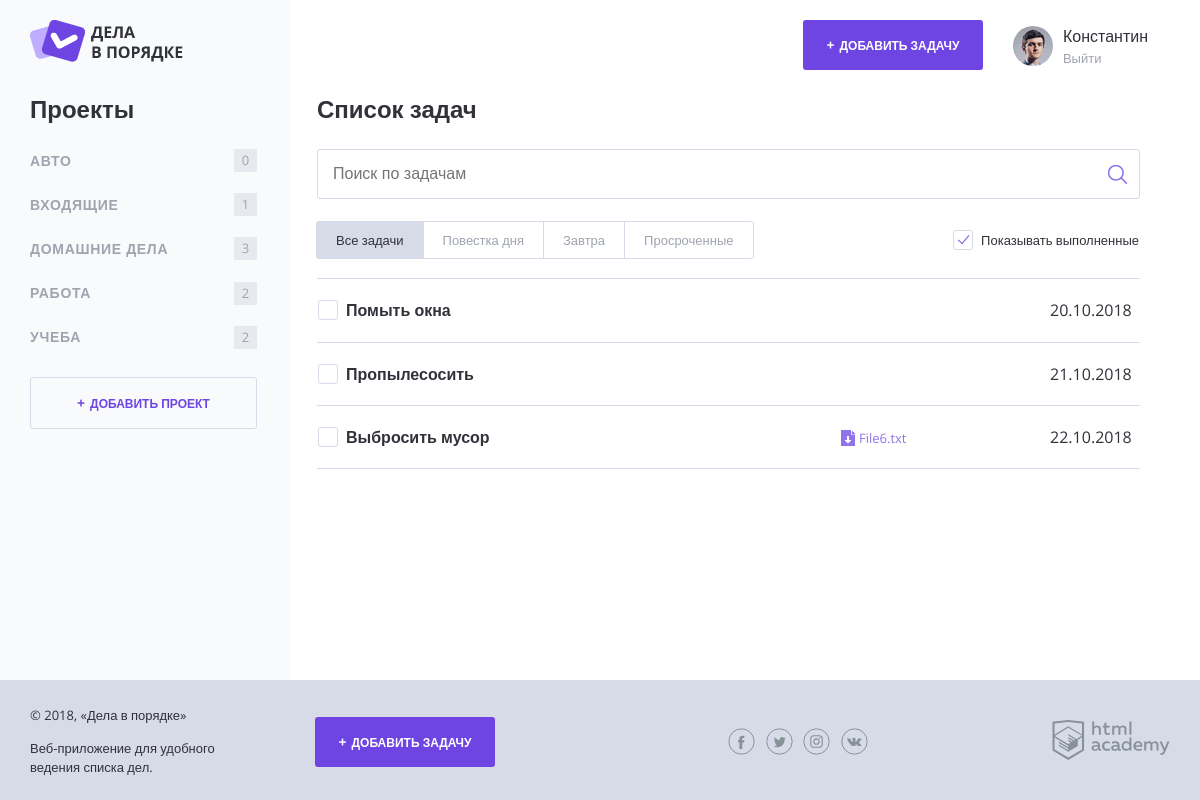
Screenshot of /?project_id=4 with the database file from the repository.
### tables this page shows
CREATE TABLE IF NOT EXISTS `projects` (
  `id` int(10) unsigned NOT NULL AUTO_INCREMENT COMMENT 'Идентификатор',
  `id_user` int(10) unsigned NOT NULL COMMENT 'Идентификатор Пользователя',
  `project_name` varchar(255) NOT NULL COMMENT 'Наименование Проекта',
  PRIMARY KEY (`id`),
  KEY `FK_projects_users` (`id_user`),
  FULLTEXT KEY `project_name` (`project_name`),
  CONSTRAINT `FK_projects_users` FOREIGN KEY (`id_user`) REFERENCES `users` (`id`)
);

CREATE TABLE IF NOT EXISTS `tasks` (
  `id` int(10) unsigned NOT NULL AUTO_INCREMENT COMMENT 'Идентификатор',
  `id_user` int(10) unsigned NOT NULL COMMENT 'Идентификатор Пользователя',
  `id_project` int(10) unsigned NOT NULL COMMENT 'Идентификатор Проекта',
  `date_create` datetime NOT NULL COMMENT 'Дата создания Задачи',
  `date_completion` datetime NOT NULL COMMENT 'Дата и время, когда задача была выполнена',
  `status` bit(1) NOT NULL DEFAULT b'0' COMMENT 'Число (1 или 0), означающее, была ли выполнена задача. По умолчанию ноль.',
  `task_name` varchar(255) NOT NULL COMMENT 'Название задачи',
  `file_name` varchar(255) NOT NULL COMMENT 'Ссылка на файл',
  `date_deadline` datetime NOT NULL COMMENT 'Дата и время, до которого задача должна быть выполнена',
  PRIMARY KEY (`id`),
  KEY `FK_tasks_users` (`id_user`),
  KEY `FK_tasks_projects` (`id_project`),
  FULLTEXT KEY `task_name` (`task_name`),
  CONSTRAINT `FK_tasks_projects` FOREIGN KEY (`id_project`) REFERENCES `projects` (`id`),
  CONSTRAINT `FK_tasks_users` FOREIGN KEY (`id_user`) REFERENCES `users` (`id`)
);

### functions.php (called while the page is built, shortened)
<?php
function include_template($name, $data) {
    $name = "templates/" . $name;
    extract($data);
    require_once $name;
    $result = ob_get_clean();
    return $result;
}
function isImportant($checking_date) {
    $marker = "";
    if ($checking_date !="1970-01-01 00:00:00") {
        $checking_timestamp = strtotime($checking_date);
        $now = time();
        $checking_timestamp = floor(($checking_timestamp - $now)/3600);
    }
    return $marker;
}
function showDate($DateTime) {
    global $dateFormat;
    if($DateTime == "1970-01-01 00:00:00") {
        $showDate = "";
    } else {
        $showDate = date_create($DateTime);
        $showDate = date_format($showDate, $dateFormat);
    }
    return $showDate;
}
?>

### templates/index.php (the view, shortened to what this page needs)
<h2 class="content__main-heading">Список задач</h2>
<form class="search-form" action="index.php" method="post">
    <input class="search-form__input" type="text" name="" value="" placeholder="Поиск по задачам">
    <input class="search-form__submit" type="submit" name="" value="Искать">
</form>
<div class="tasks-controls">
    <nav class="tasks-switch">
        <a href="/" class="tasks-switch__item tasks-switch__item--active">Все задачи</a>
        <a href="/" class="tasks-switch__item">Повестка дня</a>
        <a href="/" class="tasks-switch__item">Завтра</a>
        <a href="/" class="tasks-switch__item">Просроченные</a>
    </nav>
    <label class="checkbox">
        <span class="checkbox__text">Показывать выполненные</span>
    </label>
</div>
<table class="tasks">
    <?php foreach ($taskList as $key => $val) { ?>
        <?php if($val["status"] == 1) { ?>
            <?php if ($show_complete_tasks) { ?>
                <tr class="tasks__item task task--completed">
                    <td class="task__select">
                        <label class="checkbox task__checkbox">
                            <input class="checkbox__input visually-hidden" type="checkbox" checked>
                            <span class="checkbox__text"><?=htmlspecialchars($val["task_name"]);?></span>
                        </label>
                    </td>
                    <td class="task__file">
                        <?php if ($val["file_name"] != "") { ?>
                            <a class="download-link" href="#"><?=htmlspecialchars($val["file_name"]);?></a>
                        <?php } ?>
                    </td>
                    <td class="task__date"><?=showDate($val["date_deadline"]);?></td>
                </tr>
            <?php } ?>
        <?php } else { ?>
            <tr class="tasks__item task <?=isImportant($val["date_deadline"]);?>">
                <td class="task__select">
                    <label class="checkbox task__checkbox">
                        <span class="checkbox__text"><?=htmlspecialchars($val['task_name']);?></span>
                    </label>
                </td>
                <td class="task__file">
                    <?php if ($val["file_name"] != "") { ?>
                        <a class="download-link" href="#"><?=htmlspecialchars($val["file_name"]);?></a>
                    <?php } ?>
                </td>
                <td class="task__date"><?=showDate($val["date_deadline"]);?></td>
            </tr>
        <?php } ?>
        <?php
    } ?>
</table>

### templates/layout.php (shortened to what this page needs)
<!DOCTYPE html>
<html lang="ru">
<head>
    <link rel="stylesheet" href="css/normalize.css">
    <link rel="stylesheet" href="css/style.css">
    <link rel="stylesheet" href="css/flatpickr.min.css">
</head>
<body>
<div class="page-wrapper">
    <div class="container container--with-sidebar">
        <header class="main-header">
            <a href="/">
                <img src="img/logo.png" width="153" height="42" alt="Логотип Дела в порядке">
            </a>
            <div class="main-header__side">
                <a class="main-header__side-item button button--plus open-modal" href="pages/form-task.html">Добавить задачу</a>
                <div class="main-header__side-item user-menu">
                    <div class="user-menu__image">
                        <img src="img/user-pic.jpg" width="40" height="40" alt="Пользователь">
                    </div>
                    <div class="user-menu__data">
                        <p>Константин</p>
                        <a href="#">Выйти</a>
                    </div>
                </div>
            </div>
        </header>
        <div class="content">
            <section class="content__side">
                <h2 class="content__side-heading">Проекты</h2>
                <nav class="main-navigation">
                    <ul class="main-navigation__list">
                        <?php foreach ($projectList as $key => $val) { ?>
                            <li class="main-navigation__list-item">
                                <a class="main-navigation__list-item-link" href="/?project_id=<?=$val["id"]; ?>"><?=$val["project_name"]; ?></a>
                                <span class="main-navigation__list-item-count">
                                    <?=$val["task_count"]; ?>
                                </span>
                            </li>
                        <?php } ?>
                    </ul>
                </nav>
                <a class="button button--transparent button--plus content__side-button"
                   href="pages/form-project.html" target="project_add">Добавить проект</a>
            </section>
            <main class="content__main"><?= $page_content; ?></main>
        </div>
    </div>
</div>
<footer class="main-footer">
    <div class="container">
        <div class="main-footer__copyright">
            <p>© 2018, «Дела в порядке»</p>
            <p>Веб-приложение для удобного ведения списка дел.</p>
        </div>
        <a class="main-footer__button button button--plus" href="pages/form-task.html">Добавить задачу</a>
        <div class="main-footer__social social">
            <a class="social__link social__link--facebook" href="#">
            </a>
            <a class="social__link social__link--twitter" href="#">
            </a>
            <a class="social__link social__link--instagram" href="#">
            </a>
            <a class="social__link social__link--vkontakte" href="#">
            </a>
        </div>
        <div class="main-footer__developed-by">
            <a href="https://htmlacademy.ru/intensive/php">
                <img src="img/htmlacademy.svg" alt="HTML Academy" width="118" height="40">
            </a>
        </div>
    </div>
</footer>
</body>
</html>

### rows the page displays
projects: project_name "АВТО", task_count "0"
projects: project_name "ВХОДЯЩИЕ", task_count "1"
projects: project_name "ДОМАШНИЕ ДЕЛА", task_count "3"
projects: project_name "РАБОТА", task_count "2"
projects: project_name "УЧЕБА", task_count "2"
tasks: task_name "Помыть окна", date_deadline "20.10.2018"
tasks: task_name "Пропылесосить", date_deadline "21.10.2018"
tasks: task_name "Выбросить мусор", file_name "File6.txt", date_deadline "22.10.2018"
